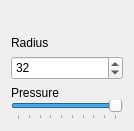
<?xml version="1.0" encoding="UTF-8"?>
<ui version="4.0">
 <class>BlurSettingsWidget</class>
 <widget class="QWidget" name="BlurSettingsWidget">
  <property name="geometry">
   <rect>
    <x>0</x>
    <y>0</y>
    <width>134</width>
    <height>131</height>
   </rect>
  </property>
  <property name="windowTitle">
   <string>Form</string>
  </property>
  <layout class="QVBoxLayout" name="verticalLayout_2">
   <item>
    <layout class="QVBoxLayout" name="verticalLayout">
     <item>
      <spacer name="verticalSpacer">
       <property name="orientation">
        <enum>Qt::Vertical</enum>
       </property>
       <property name="sizeHint" stdset="0">
        <size>
         <width>20</width>
         <height>40</height>
        </size>
       </property>
      </spacer>
     </item>
     <item>
      <widget class="QLabel" name="label_3">
       <property name="text">
        <string>Radius</string>
       </property>
      </widget>
     </item>
     <item>
      <widget class="QSpinBox" name="radiusSpinBox">
       <property name="minimumSize">
        <size>
         <width>0</width>
         <height>24</height>
        </size>
       </property>
       <property name="value">
        <number>32</number>
       </property>
      </widget>
     </item>
     <item>
      <layout class="QVBoxLayout" name="verticalLayout_3">
       <property name="spacing">
        <number>0</number>
       </property>
       <item>
        <widget class="QLabel" name="label">
         <property name="text">
          <string>Pressure</string>
         </property>
        </widget>
       </item>
       <item>
        <widget class="QSlider" name="pressureSlider">
         <property name="minimum">
          <number>1</number>
         </property>
         <property name="maximum">
          <number>10</number>
         </property>
         <property name="pageStep">
          <number>1</number>
         </property>
         <property name="sliderPosition">
          <number>10</number>
         </property>
         <property name="orientation">
          <enum>Qt::Horizontal</enum>
         </property>
         <property name="tickPosition">
          <enum>QSlider::TicksBelow</enum>
         </property>
        </widget>
       </item>
       <item>
        <layout class="QVBoxLayout" name="verticalLayout_4">
         <property name="spacing">
          <number>0</number>
         </property>
        </layout>
       </item>
      </layout>
     </item>
    </layout>
   </item>
  </layout>
 </widget>
 <resources/>
 <connections/>
</ui>
